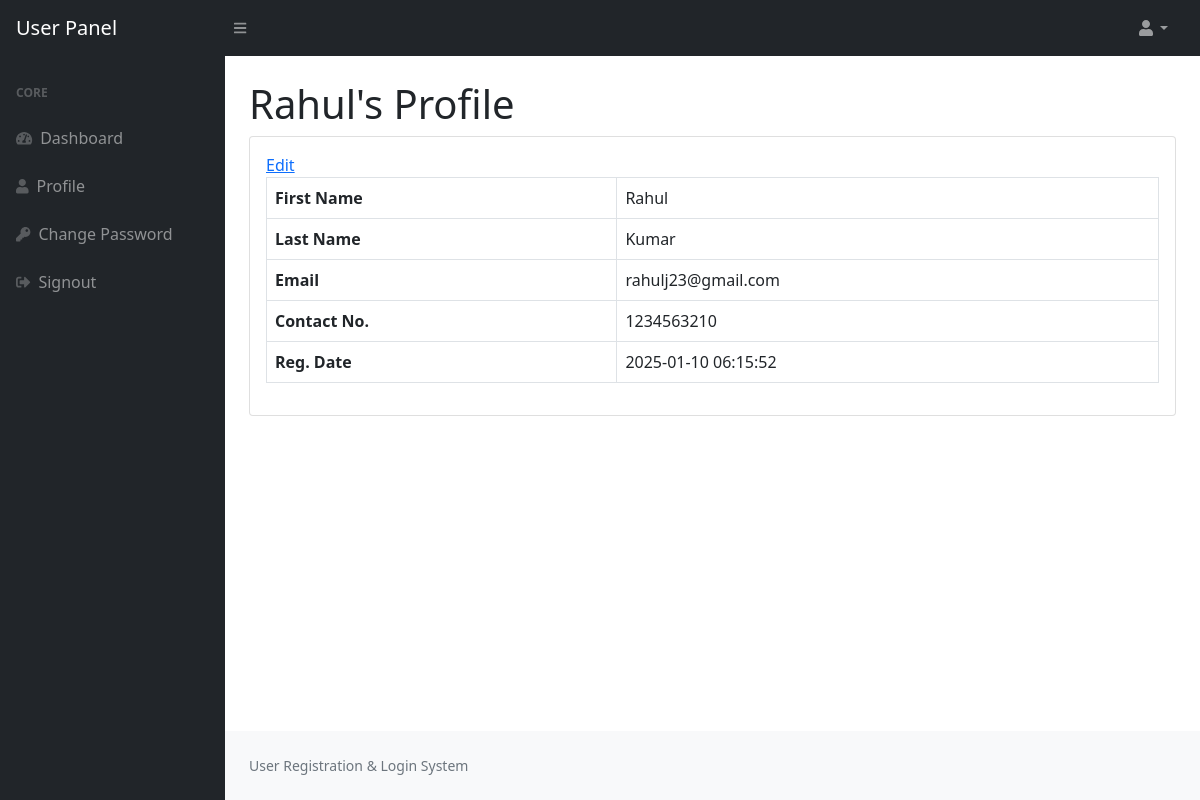
Page /loginsystem/profile.php (signed in) on the committed database.
### tables this page shows
CREATE TABLE `users` (
  `id` int(11) NOT NULL,
  `fname` varchar(255) DEFAULT NULL,
  `lname` varchar(255) DEFAULT NULL,
  `email` varchar(255) DEFAULT NULL,
  `password` varchar(300) DEFAULT NULL,
  `contactno` varchar(11) DEFAULT NULL,
  `posting_date` timestamp NOT NULL DEFAULT current_timestamp()
);

### loginsystem/profile.php (the view, shortened to what this page needs)
<?php session_start();
include_once('includes/config.php');
if (strlen($_SESSION['id']==0)) {
  header('location:logout.php');
  } else{
?>
<!DOCTYPE html>
<html lang="en">
    <head>
        <link href="https://cdn.jsdelivr.net/npm/simple-datatables@latest/dist/style.css" rel="stylesheet" />
        <link href="css/styles.css" rel="stylesheet" />
    </head>
    <body class="sb-nav-fixed">
      <?php include_once('includes/navbar.php');?>
        <div id="layoutSidenav">
          <?php include_once('includes/sidebar.php');?>
            <div id="layoutSidenav_content">
                <main>
                    <div class="container-fluid px-4">
<?php
$userid=$_SESSION['id'];
$query=mysqli_query($con,"select * from users where id='$userid'");
while($result=mysqli_fetch_array($query))
{?>
                        <h1 class="mt-4"><?php echo $result['fname'];?>'s Profile</h1>
                        <div class="card mb-4">
                            <div class="card-body">
                                <a href="edit-profile.php">Edit</a>
                                <table class="table table-bordered">
                                   <tr>
                                    <th>First Name</th>
                                       <td><?php echo $result['fname'];?></td>
                                   </tr>
                                   <tr>
                                       <th>Last Name</th>
                                       <td><?php echo $result['lname'];?></td>
                                   </tr>
                                   <tr>
                                       <th>Email</th>
                                       <td colspan="3"><?php echo $result['email'];?></td>
                                   </tr>
                                     <tr>
                                       <th>Contact No.</th>
                                       <td colspan="3"><?php echo $result['contactno'];?></td>
                                   </tr>
                                        <tr>
                                       <th>Reg. Date</th>
                                       <td colspan="3"><?php echo $result['posting_date'];?></td>
                                   </tr>
                                </table>
                            </div>
                        </div>
<?php } ?>
                    </div>
                </main>
          <?php include('includes/footer.php');?>
            </div>
        </div>
    </body>
</html>
<?php } ?>

### rows in the picture
users: fname "Rahul", lname "Kumar", email "rahulj23@gmail.com", contactno "1234563210", posting_date "2025-01-10 06:15:52"
